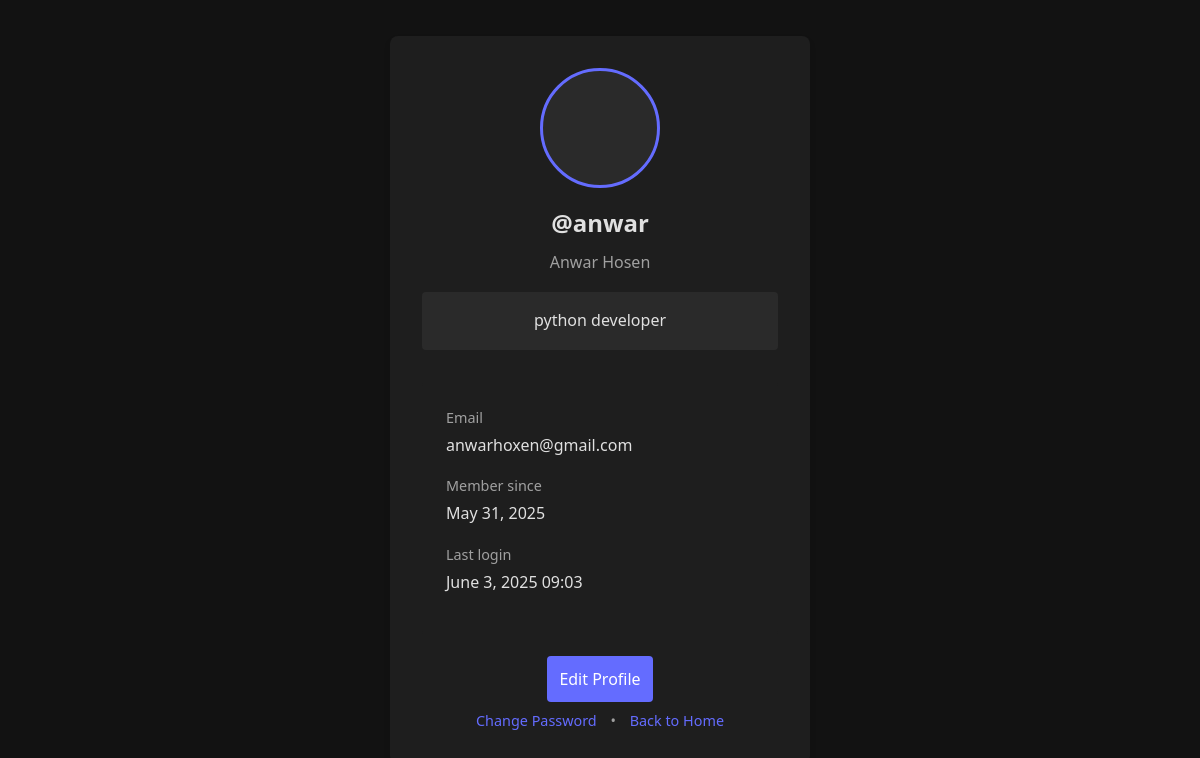
The app's page /user/profile/ (signed in) with its own data.
### user/models.py (models this page shows)
class User(AbstractUser):
    avatar = models.ImageField(upload_to='avatars/', null=True, blank=True)
    bio = models.CharField(max_length=200, null=True, blank=True)

### user/views.py (the view)
# urls.py: path('profile/', views.user_profile, name='profile'),
@login_required
def user_profile(request):
    return render(request, 'user/profile.html')

### user/templates/user/profile.html
{% extends 'user_base.html' %}
{% block user_content %}
<div class="auth-card">
    <div class="profile-header">
        {% if user.avatar %}
            <img src="{{ user.avatar.url }}" class="profile-avatar">
        {% else %}
            <div class="profile-avatar" style="background-color: var(--input-bg);"></div>
        {% endif %}
        <h1 class="profile-username">@{{ user.username }}</h1>
        {% if user.first_name or user.last_name %}
            <div class="profile-name">
                {{ user.first_name }} {{ user.last_name }}
            </div>
        {% endif %}
        {% if user.bio %}
            <div class="profile-bio">{{ user.bio }}</div>
        {% endif %}
    </div>
    <div class="profile-details">
        <div class="detail-item">
            <div class="detail-label">Email</div>
            <div class="detail-value">{{ user.email }}</div>
        </div>
        <div class="detail-item">
            <div class="detail-label">Member since</div>
            <div class="detail-value">{{ user.date_joined|date:"F j, Y" }}</div>
        </div>
        {% if user.last_login %}
            <div class="detail-item">
                <div class="detail-label">Last login</div>
                <div class="detail-value">{{ user.last_login|date:"F j, Y H:i" }}</div>
            </div>
        {% endif %}
    </div>
    <div class="auth-footer" style="margin-top: 2rem;">
        <a href="{% url 'update_profile' %}" class="auth-btn">Edit Profile</a>
        <div style="margin-top: 1rem;">
            <a href="{% url 'password_change' %}" class="auth-link">Change Password</a>
            <span style="margin: 0 10px;">•</span>
            <a href="{% url 'home' %}" class="auth-link">Back to Home</a>
        </div>
    </div>
</div>
{% endblock user_content %}

### user/static/user/css/auth_user_styles.css (style rules this page uses)
:root { --bg-color: #121212; --card-bg: #1e1e1e; --text-primary: #e0e0e0; --text-secondary: #a0a0a0; --primary: #646cff; --primary-hover: #535bf2; --error: #ff4d4d; --border: #333; --input-bg: #2a2a2a; }
* { box-sizing: border-box; margin: 0; padding: 0; }
body { background-color: var(--bg-color); color: var(--text-primary); font-family: 'Segoe UI', Tahoma, Geneva, Verdana, sans-serif; line-height: 1.6; display: flex; justify-content: center; align-items: center; min-height: 100vh; padding: 1rem; }
.auth-card { background-color: var(--card-bg); border-radius: 8px; box-shadow: 0 4px 6px rgba(0, 0, 0, 0.1); width: 100%; max-width: 420px; padding: 2rem; }
.auth-btn { width: 100%; padding: 0.75rem; background-color: var(--primary); color: white; border: none; border-radius: 4px; font-size: 1rem; font-weight: 500; cursor: pointer; margin-top: 0.5rem; }
.auth-footer { text-align: center; margin-top: 1.5rem; font-size: 0.9rem; color: var(--text-secondary); }
.auth-footer a { text-decoration: none; }
.auth-link { color: var(--primary); text-decoration: none; }
.profile-header { text-align: center; margin-bottom: 2rem; }
.profile-avatar { width: 120px; height: 120px; border-radius: 50%; object-fit: cover; border: 3px solid var(--primary); margin: 0 auto 1rem; }
.profile-username { font-size: 1.5rem; margin-bottom: 0.5rem; }
.profile-name { color: var(--text-secondary); margin-bottom: 1rem; }
.profile-bio { background-color: var(--input-bg); padding: 1rem; border-radius: 4px; margin-bottom: 1.5rem; line-height: 1.6; }
.profile-details { background-color: var(--card-bg); border-radius: 4px; padding: 1.5rem; }
.detail-item { margin-bottom: 1rem; }
.detail-label { color: var(--text-secondary); font-size: 0.9rem; margin-bottom: 0.25rem; }
.detail-value { font-size: 1rem; }

### records on screen
User: username "anwar", first_name "Anwar", last_name "Hosen", bio "python developer", email "anwarhoxen@gmail.com", date_joined "May 31, 2025", last_login "June 3, 2025 09:03"
